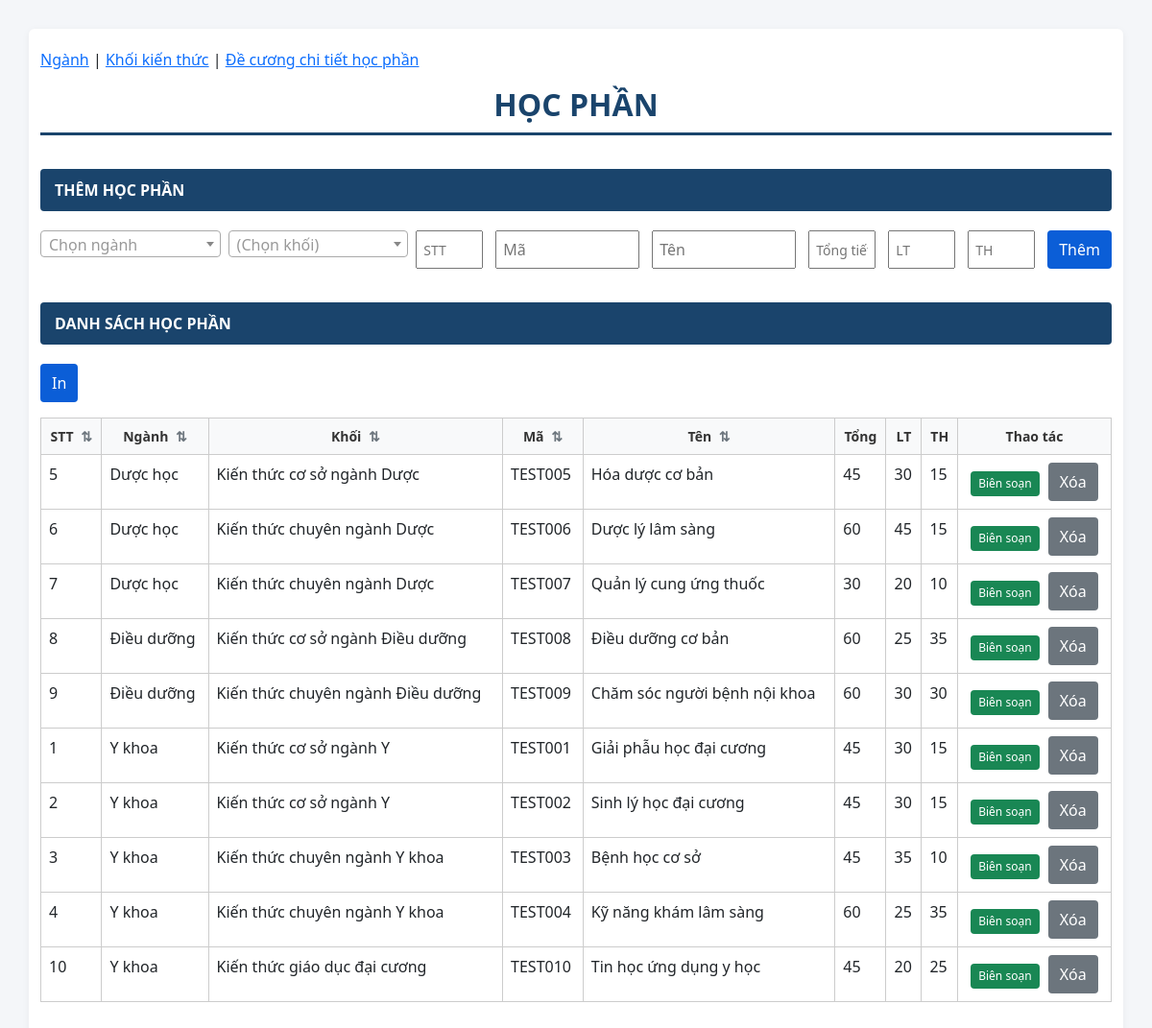
/courses.php, run on the app's committed database.
### tables this page shows
CREATE TABLE `courses` (
  `id` INT AUTO_INCREMENT PRIMARY KEY,
  `major_id` INT NOT NULL,
  `block_id` INT NULL DEFAULT NULL,
  `code` VARCHAR(50) NOT NULL UNIQUE,
  `name` VARCHAR(255) NOT NULL,
  `total_hours` INT DEFAULT 0,
  `theory_hours` INT DEFAULT 0,
  `practical_hours` INT DEFAULT 0,
  `sort_order` INT DEFAULT 0,
  FOREIGN KEY (`major_id`) REFERENCES `majors`(`id`) ON DELETE CASCADE,
  FOREIGN KEY (`block_id`) REFERENCES `knowledge_blocks`(`id`) ON DELETE SET NULL
);

CREATE TABLE `majors` (
  `id` INT AUTO_INCREMENT PRIMARY KEY,
  `name` VARCHAR(255) NOT NULL
);

CREATE TABLE `knowledge_blocks` (
  `id` INT AUTO_INCREMENT PRIMARY KEY,
  `major_id` INT NOT NULL,
  `name` VARCHAR(255) NOT NULL,
  `parent_id` INT NULL,
  FOREIGN KEY (`major_id`) REFERENCES `majors`(`id`) ON DELETE CASCADE,
  FOREIGN KEY (`parent_id`) REFERENCES `knowledge_blocks`(`id`) ON DELETE SET NULL
);

### db.php (called while the page is built, shortened)
<?php
function h($s) {
    return htmlspecialchars($s ?? '', ENT_QUOTES, 'UTF-8');
}
?>

### courses.php (the view, shortened to what this page needs)
<?php
require 'db.php';
try {
    $courses = $pdo->query(
        'SELECT c.*, m.name as major_name, b.name as block_name FROM courses c ' .
        'LEFT JOIN majors m ON c.major_id = m.id ' .
        'LEFT JOIN knowledge_blocks b ON c.block_id = b.id ' .
        'ORDER BY m.name, c.sort_order, c.code'
    )->fetchAll(PDO::FETCH_ASSOC);
} catch (PDOException $e) {
    $error_msg = "Lỗi Database phát sinh: " . $e->getMessage();
}
?>
<!doctype html>
<html>
<head>
    <link rel="stylesheet" href="assets/style.css">
    <link href="https://cdn.jsdelivr.net/npm/bootstrap@5.3.0/dist/css/bootstrap.min.css" rel="stylesheet">
    <link href="https://cdn.jsdelivr.net/npm/select2@4.1.0-rc.0/dist/css/select2.min.css" rel="stylesheet" />
</head>
<body>
    <div class="container">
        <p>
            <a href="majors.php">Ngành</a> |
            <a href="blocks.php">Khối kiến thức</a> |
            <a href="index.php">Đề cương chi tiết học phần</a>
        </p>
        <h2 class="text-center main-title">Học phần</h2>
        <div class="section">
            <div class="section-title">Thêm học phần</div>
            <form method="post" class="row-input">
                <input class="small" name="sort_order" placeholder="STT">
                <input name="code" placeholder="Mã" required>
                <input name="name" placeholder="Tên" required>
                <input class="small" name="total_hours" placeholder="Tổng tiết">
                <input class="small" name="theory_hours" placeholder="LT">
                <input class="small" name="practical_hours" placeholder="TH">
                <button class="button" name="add" type="submit">Thêm</button>
            </form>
        </div>
        <div class="section">
            <div class="section-title">Danh sách học phần</div>
            <p><button class="button" onclick="window.print()">In</button></p>
            <?php if ($courses): ?>
                <table class="table" id="courseTable">
                    <thead>
                        <tr>
                            <th onclick="sortTable(0)" class="sortable">
                                STT <span id="icon-0">⇅</span>
                            </th>
                            <th onclick="sortTable(1)" class="sortable">
                                Ngành <span id="icon-1">⇅</span>
                            </th>
                            <th onclick="sortTable(2)" class="sortable">
                                Khối <span id="icon-2">⇅</span>
                            </th>
                            <th onclick="sortTable(3)" class="sortable">
                                Mã <span id="icon-3">⇅</span>
                            </th>
                            <th onclick="sortTable(4)" class="sortable">
                                Tên <span id="icon-4">⇅</span>
                            </th>
                            <th>Tổng</th>
                            <th>LT</th>
                            <th>TH</th>
                            <th style="width:160px; text-align:center;">Thao tác</th>
                        </tr>
                    </thead>
                    <tbody>
                        <?php foreach ($courses as $c): ?>
                            <tr>
                                <td><?= h($c['id']) ?></td>
                                <td><?= h($c['major_name']) ?></td>
                                <td><?= h($c['block_name'] ?: '(Chưa phân khối)') ?></td>
                                <td><?= h($c['code']) ?></td>
                                <td><?= h($c['name']) ?></td>
                                <td><?= h($c['total_hours']) ?></td>
                                <td><?= h($c['theory_hours']) ?></td>
                                <td><?= h($c['practical_hours']) ?></td>
                                <td style="text-align: center;">
                                    <a href="index.php?course_id=<?= h($c['id']) ?>" class="btn-action btn-edit">Biên soạn</a>
                                    <form method="post" style="display: inline; margin: 0;" onsubmit="return confirm('Xóa học phần này?');">
                                        <button class="button secondary" name="delete" value="<?= h($c['id']) ?>" type="submit">Xóa</button>
                                    </form>
                                </td>
                            </tr>
                        <?php endforeach; ?>
                    </tbody>
                </table>
            <?php else: ?>
                <p>Chưa có học phần.</p>
            <?php endif; ?>
        </div>
    </div>
</body>
</html>

### assets/style.css (style rules this page uses)
body { font-family: Arial, Helvetica, sans-serif; margin: 20px; background: #f8f9fb }
.container { max-width: 1100px; margin: 0 auto; background: #fff; padding: 20px; border-radius: 6px; box-shadow: 0 2px 8px rgba(0, 0, 0, 0.05) }
.section { margin-bottom: 20px }
.table { width: 100%; border-collapse: collapse; margin-top: 8px }
.table th, .table td { border: 1px solid #ddd; padding: 6px }
.row-input { display: flex; gap: 8px; margin-bottom: 6px }
.row-input input, .row-input select { flex: 1; padding: 6px }
.small { width: 120px }
.button { padding: 8px 12px; border: none; background: #0b5ed7; color: #fff; border-radius: 4px; cursor: pointer }
.button.secondary { background: #6c757d }

### courses.php (style rules this page uses)
.table { width: 100%; border-collapse: collapse; margin-top: 15px; }
.table th, .table td { border: 1px solid #ccc; padding: 8px; text-align: left; }
.table th { background: #f2f2f2; }
.row-input select, .row-input input { padding: 6px; margin-right: 5px; }
.small { width: 70px; }
.btn-action { padding: 4px 8px; font-size: 12px; text-decoration: none; border-radius: 4px; color: #fff; border: none; cursor: pointer; }
.btn-edit { background: #198754; display: inline-block; margin-right: 5px; }
.row-input input { width: 150px; }
.row-input input.small { width: 70px; }
body { background-color: #f4f6f9; padding-top: 30px; padding-bottom: 50px; font-family: 'Segoe UI', Tahoma, Geneva, Verdana, sans-serif; }
.main-title { font-weight: 700; color: #1a446c; text-transform: uppercase; margin-bottom: 30px; border-bottom: 3px solid #1a446c; padding-bottom: 10px; }
.section-title { background: #1a446c; color: #ffffff; padding: 10px 15px; font-weight: 600; text-transform: uppercase; margin-top: 35px; margin-bottom: 20px; border-radius: 4px; }
.table th { background-color: #f8f9fa; color: #333; font-weight: 600; text-align: center; vertical-align: middle; font-size: 14px; }
.sortable { cursor: pointer; user-select: none; transition: background .2s; }
.sortable span { display: inline-block; margin-left: 4px; color: #6c757d; font-size: 14px; font-weight: bold; }

### data on the page
courses: id "5", major.name "Dược học", block.name "Kiến thức cơ sở ngành Dược", code "TEST005", name "Hóa dược cơ bản", total_hours "45", theory_hours "30", practical_hours "15"
courses: id "6", major.name "Dược học", block.name "Kiến thức chuyên ngành Dược", code "TEST006", name "Dược lý lâm sàng", total_hours "60", theory_hours "45", practical_hours "15"
courses: id "7", major.name "Dược học", block.name "Kiến thức chuyên ngành Dược", code "TEST007", name "Quản lý cung ứng thuốc", total_hours "30", theory_hours "20", practical_hours "10"
courses: id "8", major.name "Điều dưỡng", block.name "Kiến thức cơ sở ngành Điều dưỡng", code "TEST008", name "Điều dưỡng cơ bản", total_hours "60", theory_hours "25", practical_hours "35"
courses: id "9", major.name "Điều dưỡng", block.name "Kiến thức chuyên ngành Điều dưỡng", code "TEST009", name "Chăm sóc người bệnh nội khoa", total_hours "60", theory_hours "30", practical_hours "30"
courses: id "1", major.name "Y khoa", block.name "Kiến thức cơ sở ngành Y", code "TEST001", name "Giải phẫu học đại cương", total_hours "45", theory_hours "30", practical_hours "15"
courses: id "2", major.name "Y khoa", block.name "Kiến thức cơ sở ngành Y", code "TEST002", name "Sinh lý học đại cương", total_hours "45", theory_hours "30", practical_hours "15"
courses: id "3", major.name "Y khoa", block.name "Kiến thức chuyên ngành Y khoa", code "TEST003", name "Bệnh học cơ sở", total_hours "45", theory_hours "35", practical_hours "10"
courses: id "4", major.name "Y khoa", block.name "Kiến thức chuyên ngành Y khoa", code "TEST004", name "Kỹ năng khám lâm sàng", total_hours "60", theory_hours "25", practical_hours "35"
courses: id "10", major.name "Y khoa", block.name "Kiến thức giáo dục đại cương", code "TEST010", name "Tin học ứng dụng y học", total_hours "45", theory_hours "20", practical_hours "25"
